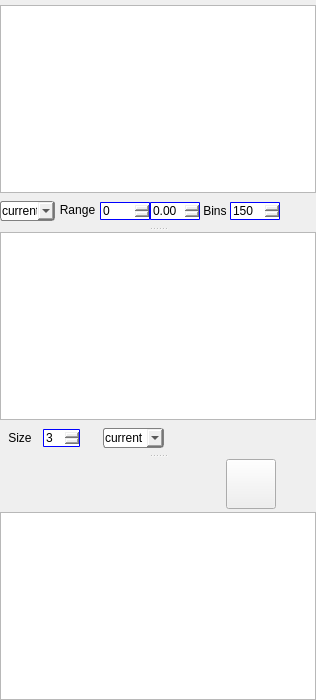
      <widget class="QWidget" name="widget_2" native="true">
       <property name="sizePolicy">
        <sizepolicy hsizetype="Expanding" vsizetype="Preferred">
         <horstretch>0</horstretch>
         <verstretch>0</verstretch>
        </sizepolicy>
       </property>
       <property name="font">
        <font>
         <family>Arial</family>
        </font>
       </property>
       <layout class="QVBoxLayout" name="verticalLayout_6">
        <property name="spacing">
         <number>0</number>
        </property>
        <property name="leftMargin">
         <number>0</number>
        </property>
        <property name="topMargin">
         <number>0</number>
        </property>
        <property name="rightMargin">
         <number>0</number>
        </property>
        <property name="bottomMargin">
         <number>0</number>
        </property>
        <item>
         <widget class="QSplitter" name="splitter_2">
          <property name="lineWidth">
           <number>1</number>
          </property>
          <property name="orientation">
           <enum>Qt::Vertical</enum>
          </property>
          <property name="opaqueResize">
           <bool>true</bool>
          </property>
          <property name="handleWidth">
           <number>6</number>
          </property>
          <property name="childrenCollapsible">
           <bool>true</bool>
          </property>
          <widget class="QWidget" name="widget_2s1" native="true">
           <layout class="QVBoxLayout" name="verticalLayout_4">
            <property name="spacing">
             <number>3</number>
            </property>
            <property name="leftMargin">
             <number>0</number>
            </property>
            <property name="topMargin">
             <number>0</number>
            </property>
            <property name="rightMargin">
             <number>0</number>
            </property>
            <property name="bottomMargin">
             <number>0</number>
            </property>
            <item>
             <layout class="QVBoxLayout" name="verticalLayout_3">
              <property name="topMargin">
               <number>5</number>
              </property>
              <item>
               <widget class="QListView" name="listView_2"/>
              </item>
             </layout>
            </item>
            <item>
             <layout class="QHBoxLayout" name="horizontalLayout">
              <property name="spacing">
               <number>0</number>
              </property>
              <item>
               <widget class="QComboBox" name="comboBox_2">
                <property name="sizePolicy">
                 <sizepolicy hsizetype="Fixed" vsizetype="Fixed">
                  <horstretch>0</horstretch>
                  <verstretch>0</verstretch>
                 </sizepolicy>
                </property>
                <property name="minimumSize">
                 <size>
                  <width>40</width>
                  <height>0</height>
                 </size>
                </property>
                <property name="maximumSize">
                 <size>
                  <width>55</width>
                  <height>16777215</height>
                 </size>
                </property>
                <property name="styleSheet">
                 <string notr="true">QComboBox {
    border: 1px solid gray;
    border-radius: 3px;
    padding: 1px 1px 1px 1px;
    min-width: 3em;	
	
}

QComboBox:editable {
    background: white;
}






QComboBox::drop-down {
image: url(:/img/img11.ico);
    subcontrol-origin: padding;
    subcontrol-position: top right;
    width: 15px;
	
    border-left-width: 1px;
    border-left-color: darkgray;
    border-left-style: solid; /* just a single line */
    border-top-right-radius: 3px; /* same radius as the QComboBox */
    border-bottom-right-radius: 3px;
}
QComboBox::item { /* shift the text when the popup opens */
color: rgb(0, 0, 0);
}</string>
                </property>
                <property name="editable">
                 <bool>false</bool>
                </property>
                <property name="currentIndex">
                 <number>0</number>
                </property>
                <property name="modelColumn">
                 <number>0</number>
                </property>
                <item>
                 <property name="text">
                  <string>current</string>
                 </property>
                </item>
                <item>
                 <property name="text">
                  <string>time</string>
                 </property>
                </item>
                <item>
                 <property name="text">
                  <string>I/I0</string>
                 </property>
                </item>
                <item>
                 <property name="text">
                  <string>△I</string>
                 </property>
                </item>
                <item>
                 <property name="text">
                  <string>charge</string>
                 </property>
                </item>
               </widget>
              </item>
              <item>
               <widget class="QLabel" name="label_11">
                <property name="sizePolicy">
                 <sizepolicy hsizetype="Preferred" vsizetype="Preferred">
                  <horstretch>0</horstretch>
                  <verstretch>0</verstretch>
                 </sizepolicy>
                </property>
                <property name="minimumSize">
                 <size>
                  <width>45</width>
                  <height>0</height>
                 </size>
                </property>
                <property name="maximumSize">
                 <size>
                  <width>45</width>
                  <height>25</height>
                 </size>
                </property>
                <property name="text">
                 <string>&lt;html&gt;&lt;head/&gt;&lt;body&gt;&lt;p align=&quot;center&quot;&gt;Range&lt;/p&gt;&lt;/body&gt;&lt;/html&gt;</string>
                </property>
               </widget>
              </item>
              <item>
               <widget class="QSpinBox" name="spinBox_3">
                <property name="minimumSize">
                 <size>
                  <width>0</width>
                  <height>0</height>
                 </size>
                </property>
                <property name="maximumSize">
                 <size>
                  <width>50</width>
                  <height>16777215</height>
                 </size>
                </property>
                <property name="styleSheet">
                 <string notr="true"> 
QSpinBox {
    border: 1px solid blue;
    border-radius: 1px;
    border-image: url(:/images/frame.png) 4;
    
}

QSpinBox::up-button {
    subcontrol-origin: border;
    subcontrol-position: top right; /* position at the top right corner */

    width: 16px; /* 16 + 2*1px border-width = 15px padding + 3px parent border */
    
	border-image: url(:/img/img37.ico);
    border-width: 0px;
}




QSpinBox::down-button {
    subcontrol-origin: border;
    subcontrol-position: bottom right; /* position at bottom right corner */

    width: 16px;
    
	border-image: url(:/img/img9.ico);
   
    border-top-width: 0;
}




</string>
                </property>
                <property name="minimum">
                 <number>-1000000000</number>
                </property>
                <property name="maximum">
                 <number>1000000000</number>
                </property>
               </widget>
              </item>
              <item>
               <widget class="QDoubleSpinBox" name="double_SpinBox_4">
                <property name="minimumSize">
                 <size>
                  <width>0</width>
                  <height>0</height>
                 </size>
                </property>
                <property name="maximumSize">
                 <size>
                  <width>50</width>
                  <height>16777215</height>
                 </size>
                </property>
                <property name="styleSheet">
                 <string notr="true"> 
QDoubleSpinBox {
    border: 1px solid blue;
    border-radius: 1px;
    border-image: url(:/images/frame.png) 4;
    
}

QDoubleSpinBox::up-button {
    subcontrol-origin: border;
    subcontrol-position: top right; /* position at the top right corner */

    width: 16px; /* 16 + 2*1px border-width = 15px padding + 3px parent border */
    
	border-image: url(:/img/img37.ico);
    border-width: 0px;
}




QDoubleSpinBox::down-button {
    subcontrol-origin: border;
    subcontrol-position: bottom right; /* position at bottom right corner */

    width: 16px;
    
	border-image: url(:/img/img9.ico);
   
    border-top-width: 0;
}




</string>
                </property>
                <property name="maximum">
                 <double>999999999.000000000000000</double>
                </property>
               </widget>
              </item>
              <item>
               <widget class="QLabel" name="label_12">
                <property name="minimumSize">
                 <size>
                  <width>30</width>
                  <height>0</height>
                 </size>
                </property>
                <property name="maximumSize">
                 <size>
                  <width>30</width>
                  <height>16777215</height>
                 </size>
                </property>
                <property name="text">
                 <string>&lt;html&gt;&lt;head/&gt;&lt;body&gt;&lt;p align=&quot;center&quot;&gt;Bins&lt;/p&gt;&lt;/body&gt;&lt;/html&gt;</string>
                </property>
               </widget>
              </item>
              <item>
               <widget class="QSpinBox" name="spinBox_5">
                <property name="minimumSize">
                 <size>
                  <width>0</width>
                  <height>0</height>
                 </size>
                </property>
                <property name="maximumSize">
                 <size>
                  <width>50</width>
                  <height>16777215</height>
                 </size>
                </property>
                <property name="styleSheet">
                 <string notr="true"> 
QSpinBox {
    border: 1px solid blue;
    border-radius: 1px;

    border-image: url(:/images/frame.png) 4;
    
}

QSpinBox::up-button {
    subcontrol-origin: border;
    subcontrol-position: top right; /* position at the top right corner */

    width: 16px; /* 16 + 2*1px border-width = 15px padding + 3px parent border */
    
	border-image: url(:/img/img37.ico);
    border-width: 0px;
}




QSpinBox::down-button {
    subcontrol-origin: border;
    subcontrol-position: bottom right; /* position at bottom right corner */

    width: 16px;
    
	border-image: url(:/img/img9.ico);
   
    border-top-width: 0;
}




</string>
                </property>
                <property name="maximum">
                 <number>1000</number>
                </property>
                <property name="value">
                 <number>150</number>
                </property>
               </widget>
              </item>
              <item>
               <widget class="QPushButton" name="pushButton_13">
                <property name="minimumSize">
                 <size>
                  <width>30</width>
                  <height>30</height>
                 </size>
                </property>
                <property name="maximumSize">
                 <size>
                  <width>30</width>
                  <height>30</height>
                 </size>
                </property>
                <property name="toolTip">
                 <string>Plot hist</string>
                </property>
                <property name="styleSheet">
                 <string notr="true">QPushButton


{ 
	image: url(:/img/img42.ico);
	border:none;
	
	
	background-color: rgba(230, 126, 34,0);
	

	
}
QPushButton:hover, QPushButton:pressed , QPushButton:checked
{

	
	image: url(:/img/img42s.ico);
	
	
	
	border:none;
	background-color: rgba(230, 126, 34,0);
	
}</string>
                </property>
                <property name="text">
                 <string/>
                </property>
               </widget>
              </item>
             </layout>
            </item>
           </layout>
          </widget>
          <widget class="QWidget" name="widget_2s2" native="true">
           <layout class="QVBoxLayout" name="verticalLayout_9">
            <property name="spacing">
             <number>3</number>
            </property>
            <property name="leftMargin">
             <number>0</number>
            </property>
            <property name="topMargin">
             <number>0</number>
            </property>
            <property name="rightMargin">
             <number>0</number>
            </property>
            <property name="bottomMargin">
             <number>0</number>
            </property>
            <item>
             <layout class="QVBoxLayout" name="verticalLayout_5">
              <property name="spacing">
               <number>3</number>
              </property>
              <item>
               <widget class="QListView" name="listView_3"/>
              </item>
             </layout>
            </item>
            <item>
             <layout class="QHBoxLayout" name="horizontalLayout_2">
              <item>
               <widget class="QLabel" name="label_13">
                <property name="minimumSize">
                 <size>
                  <width>40</width>
                  <height>0</height>
                 </size>
                </property>
                <property name="maximumSize">
                 <size>
                  <width>40</width>
                  <height>16777215</height>
                 </size>
                </property>
                <property name="text">
                 <string>&lt;html&gt;&lt;head/&gt;&lt;body&gt;&lt;p align=&quot;center&quot;&gt;Size&lt;/p&gt;&lt;/body&gt;&lt;/html&gt;</string>
                </property>
               </widget>
              </item>
              <item>
               <widget class="QSpinBox" name="spinBox_6">
                <property name="minimumSize">
                 <size>
                  <width>0</width>
                  <height>0</height>
                 </size>
                </property>
                <property name="maximumSize">
                 <size>
                  <width>50</width>
                  <height>16777215</height>
                 </size>
                </property>
                <property name="styleSheet">
                 <string notr="true"> 
QSpinBox {
    border: 1px solid blue;
    border-radius: 1px;

    border-image: url(:/images/frame.png) 4;
    
}

QSpinBox::up-button {
    subcontrol-origin: border;
    subcontrol-position: top right; /* position at the top right corner */

    width: 16px; /* 16 + 2*1px border-width = 15px padding + 3px parent border */
    
	border-image: url(:/img/img37.ico);
    border-width: 0px;
}




QSpinBox::down-button {
    subcontrol-origin: border;
    subcontrol-position: bottom right; /* position at bottom right corner */

    width: 16px;
    
	border-image: url(:/img/img9.ico);
   
    border-top-width: 0;
}




</string>
                </property>
                <property name="value">
                 <number>3</number>
                </property>
               </widget>
              </item>
              <item>
               <spacer name="horizontalSpacer_3">
                <property name="orientation">
                 <enum>Qt::Horizontal</enum>
                </property>
                <property name="sizeType">
                 <enum>QSizePolicy::Fixed</enum>
                </property>
                <property name="sizeHint" stdset="0">
                 <size>
                  <width>20</width>
                  <height>20</height>
                 </size>
                </property>
               </spacer>
              </item>
              <item>
               <widget class="QComboBox" name="comboBox_3">
                <property name="minimumSize">
                 <size>
                  <width>40</width>
                  <height>0</height>
                 </size>
                </property>
                <property name="maximumSize">
                 <size>
                  <width>70</width>
                  <height>16777215</height>
                 </size>
                </property>
                <property name="styleSheet">
                 <string notr="true">QComboBox {
    border: 1px solid gray;
    border-radius: 3px;
    padding: 1px 1px 1px 1px;
    min-width: 3em;	
	
}

QComboBox:editable {
    background: white;
}






QComboBox::drop-down {
image: url(:/img/img11.ico);
    subcontrol-origin: padding;
    subcontrol-position: top right;
    width: 15px;
	
    border-left-width: 1px;
    border-left-color: darkgray;
    border-left-style: solid; /* just a single line */
    border-top-right-radius: 3px; /* same radius as the QComboBox */
    border-bottom-right-radius: 3px;
}
QComboBox::item { /* shift the text when the popup opens */
color: rgb(0, 0, 0);
}</string>
                </property>
                <item>
                 <property name="text">
                  <string>current</string>
                 </property>
                </item>
                <item>
                 <property name="text">
                  <string>I/I0</string>
                 </property>
                </item>
                <item>
                 <property name="text">
                  <string>△I</string>
                 </property>
                </item>
               </widget>
              </item>
              <item>
               <spacer name="horizontalSpacer">
                <property name="orientation">
                 <enum>Qt::Horizontal</enum>
                </property>
                <property name="sizeType">
                 <enum>QSizePolicy::Fixed</enum>
                </property>
                <property name="sizeHint" stdset="0">
                 <size>
                  <width>40</width>
                  <height>20</height>
                 </size>
                </property>
               </spacer>
              </item>
              <item>
               <widget class="QPushButton" name="pushButton_14">
                <property name="sizePolicy">
                 <sizepolicy hsizetype="Preferred" vsizetype="Preferred">
                  <horstretch>0</horstretch>
                  <verstretch>0</verstretch>
                 </sizepolicy>
                </property>
                <property name="minimumSize">
                 <size>
                  <width>30</width>
                  <height>30</height>
                 </size>
                </property>
                <property name="maximumSize">
                 <size>
                  <width>30</width>
                  <height>30</height>
                 </size>
                </property>
                <property name="toolTip">
                 <string>Plot scattering</string>
                </property>
                <property name="styleSheet">
                 <string notr="true">QPushButton


{ 
	
	image: url(:/img/img60.png);
	
	border:none;
	
	background-color: rgba(230, 126, 34,0);
	

	
}
QPushButton:hover, QPushButton:pressed , QPushButton:checked
{

	
	
	image: url(:/img/img60s.png);
	
	border:none;
	background-color: rgba(230, 126, 34,0);
	
}</string>
                </property>
                <property name="text">
                 <string/>
                </property>
               </widget>
              </item>
              <item>
               <spacer name="horizontalSpacer_2">
                <property name="orientation">
                 <enum>Qt::Horizontal</enum>
                </property>
                <property name="sizeHint" stdset="0">
                 <size>
                  <width>40</width>
                  <height>20</height>
                 </size>
                </property>
               </spacer>
              </item>
             </layout>
            </item>
           </layout>
          </widget>
          <widget class="QWidget" name="widget_4" native="true">
           <layout class="QVBoxLayout" name="verticalLayout_8">
            <property name="spacing">
             <number>3</number>
            </property>
            <property name="leftMargin">
             <number>0</number>
            </property>
            <property name="topMargin">
             <number>0</number>
            </property>
            <property name="rightMargin">
             <number>0</number>
            </property>
            <property name="bottomMargin">
             <number>0</number>
            </property>
            <item>
             <layout class="QGridLayout" name="gridLayout_6">
              <item row="0" column="2">
               <spacer name="horizontalSpacer_11">
                <property name="orientation">
                 <enum>Qt::Horizontal</enum>
                </property>
                <property name="sizeType">
                 <enum>QSizePolicy::Preferred</enum>
                </property>
                <property name="sizeHint" stdset="0">
                 <size>
                  <width>40</width>
                  <height>20</height>
                 </size>
                </property>
               </spacer>
              </item>
              <item row="0" column="5">
               <widget class="QPushButton" name="pushButton_17">
                <property name="sizePolicy">
                 <sizepolicy hsizetype="Preferred" vsizetype="Preferred">
                  <horstretch>0</horstretch>
                  <verstretch>0</verstretch>
                 </sizepolicy>
                </property>
                <property name="minimumSize">
                 <size>
                  <width>50</width>
                  <height>50</height>
                 </size>
                </property>
                <property name="maximumSize">
                 <size>
                  <width>50</width>
                  <height>50</height>
                 </size>
                </property>
                <property name="toolTip">
                 <string>save markov result</string>
                </property>
                <property name="styleSheet">
                 <string notr="true">QPushButton


{ image: url(:/img/img45.ico);
	
	border:none;
	background-color: rgba(230, 126, 34,0);
	

	
}
QPushButton:hover, QPushButton:pressed , QPushButton:checked
{
	image: url(:/img/img45s.ico);
	
	border:none;
	background-color: rgba(230, 126, 34,0);
	
}url(:/img/img45s.ico)</string>
                </property>
                <property name="text">
                 <string/>
                </property>
               </widget>
              </item>
              <item row="0" column="3">
               <widget class="QPushButton" name="pushButton_16">
                <property name="sizePolicy">
                 <sizepolicy hsizetype="Preferred" vsizetype="Preferred">
                  <horstretch>0</horstretch>
                  <verstretch>0</verstretch>
                 </sizepolicy>
                </property>
                <property name="minimumSize">
                 <size>
                  <width>50</width>
                  <height>50</height>
                 </size>
                </property>
                <property name="maximumSize">
                 <size>
                  <width>50</width>
                  <height>50</height>
                 </size>
                </property>
                <property name="toolTip">
                 <string>update markov stage</string>
                </property>
                <property name="styleSheet">
                 <string notr="true">QPushButton


{ 
	
	image: url(:/img/img36.ico);
	border:none;
	background-color: rgba(230, 126, 34,0);
	

	
}
QPushButton:hover, QPushButton:pressed , QPushButton:checked
{

	
	image: url(:/img/img47s.ico);
	
	border:none;
	background-color: rgba(230, 126, 34,0);
	
}</string>
                </property>
                <property name="text">
                 <string/>
                </property>
               </widget>
              </item>
              <item row="0" column="1">
               <widget class="QPushButton" name="pushButton_15">
                <property name="sizePolicy">
                 <sizepolicy hsizetype="Preferred" vsizetype="Preferred">
                  <horstretch>0</horstretch>
                  <verstretch>0</verstretch>
                 </sizepolicy>
                </property>
                <property name="minimumSize">
                 <size>
                  <width>50</width>
                  <height>50</height>
                 </size>
                </property>
                <property name="maximumSize">
                 <size>
                  <width>50</width>
                  <height>50</height>
                 </size>
                </property>
                <property name="toolTip">
                 <string>Markov analysis</string>
                </property>
                <property name="styleSheet">
                 <string notr="true">QPushButton

{ image: url(:/img/img29.ico);
	
	border:none;
	background-color: rgba(230, 126, 34,0);
	

	
}
QPushButton:hover, QPushButton:pressed , QPushButton:checked
{
	image: url(:/img/img29s.ico);
	
	border:none;
	background-color: rgba(230, 126, 34,0);
	
}</string>
                </property>
                <property name="text">
                 <string/>
                </property>
               </widget>
              </item>
              <item row="0" column="0">
               <spacer name="horizontalSpacer_9">
                <property name="orientation">
                 <enum>Qt::Horizontal</enum>
                </property>
                <property name="sizeType">
                 <enum>QSizePolicy::Preferred</enum>
                </property>
                <property name="sizeHint" stdset="0">
                 <size>
                  <width>40</width>
                  <height>20</height>
                 </size>
                </property>
               </spacer>
              </item>
              <item row="0" column="6">
               <spacer name="horizontalSpacer_10">
                <property name="orientation">
                 <enum>Qt::Horizontal</enum>
                </property>
                <property name="sizeType">
                 <enum>QSizePolicy::Preferred</enum>
                </property>
                <property name="sizeHint" stdset="0">
                 <size>
                  <width>40</width>
                  <height>20</height>
                 </size>
                </property>
               </spacer>
              </item>
              <item row="0" column="4">
               <spacer name="horizontalSpacer_12">
                <property name="orientation">
                 <enum>Qt::Horizontal</enum>
                </property>
                <property name="sizeType">
                 <enum>QSizePolicy::Preferred</enum>
                </property>
                <property name="sizeHint" stdset="0">
                 <size>
                  <width>40</width>
                  <height>20</height>
                 </size>
                </property>
               </spacer>
              </item>
             </layout>
            </item>
            <item>
             <layout class="QVBoxLayout" name="verticalLayout_7">
              <item>
               <widget class="QListView" name="listView_4"/>
              </item>
             </layout>
            </item>
           </layout>
          </widget>
         </widget>
        </item>
       </layout>
      </widget>
